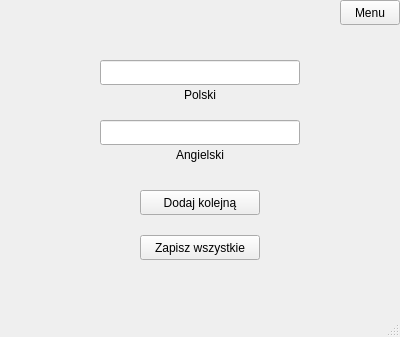
<?xml version="1.0" encoding="UTF-8"?>
<ui version="4.0">
 <class>MainWindow</class>
 <widget class="QMainWindow" name="MainWindow">
  <property name="geometry">
   <rect>
    <x>0</x>
    <y>0</y>
    <width>400</width>
    <height>337</height>
   </rect>
  </property>
  <property name="windowTitle">
   <string>Fiszki</string>
  </property>
  <widget class="QWidget" name="centralWidget">
   <widget class="QStackedWidget" name="stackedWidget">
    <property name="geometry">
     <rect>
      <x>0</x>
      <y>0</y>
      <width>400</width>
      <height>300</height>
     </rect>
    </property>
    <property name="currentIndex">
     <number>1</number>
    </property>
    <widget class="QWidget" name="Menu">
     <widget class="QPushButton" name="addFC_B">
      <property name="geometry">
       <rect>
        <x>25</x>
        <y>100</y>
        <width>150</width>
        <height>50</height>
       </rect>
      </property>
      <property name="text">
       <string>Dodaj fiszkę</string>
      </property>
     </widget>
     <widget class="QPushButton" name="startLearning_B">
      <property name="geometry">
       <rect>
        <x>225</x>
        <y>100</y>
        <width>150</width>
        <height>50</height>
       </rect>
      </property>
      <property name="text">
       <string>Rozpocznij naukę</string>
      </property>
     </widget>
    </widget>
    <widget class="QWidget" name="addFCC">
     <widget class="QPushButton" name="menu">
      <property name="geometry">
       <rect>
        <x>340</x>
        <y>0</y>
        <width>60</width>
        <height>25</height>
       </rect>
      </property>
      <property name="text">
       <string>Menu</string>
      </property>
     </widget>
     <widget class="QLabel" name="polish_T">
      <property name="geometry">
       <rect>
        <x>160</x>
        <y>85</y>
        <width>80</width>
        <height>20</height>
       </rect>
      </property>
      <property name="layoutDirection">
       <enum>Qt::LeftToRight</enum>
      </property>
      <property name="text">
       <string>Polski</string>
      </property>
      <property name="alignment">
       <set>Qt::AlignCenter</set>
      </property>
     </widget>
     <widget class="QLabel" name="english_T">
      <property name="geometry">
       <rect>
        <x>160</x>
        <y>145</y>
        <width>80</width>
        <height>20</height>
       </rect>
      </property>
      <property name="text">
       <string>Angielski</string>
      </property>
      <property name="alignment">
       <set>Qt::AlignCenter</set>
      </property>
     </widget>
     <widget class="QLineEdit" name="polishI">
      <property name="geometry">
       <rect>
        <x>100</x>
        <y>60</y>
        <width>200</width>
        <height>25</height>
       </rect>
      </property>
     </widget>
     <widget class="QLineEdit" name="englishI">
      <property name="geometry">
       <rect>
        <x>100</x>
        <y>120</y>
        <width>200</width>
        <height>25</height>
       </rect>
      </property>
     </widget>
     <widget class="QPushButton" name="addNext_B">
      <property name="geometry">
       <rect>
        <x>140</x>
        <y>190</y>
        <width>120</width>
        <height>25</height>
       </rect>
      </property>
      <property name="text">
       <string>Dodaj kolejną</string>
      </property>
     </widget>
     <widget class="QPushButton" name="saveAll_B">
      <property name="geometry">
       <rect>
        <x>140</x>
        <y>235</y>
        <width>120</width>
        <height>25</height>
       </rect>
      </property>
      <property name="text">
       <string>Zapisz wszystkie</string>
      </property>
     </widget>
    </widget>
    <widget class="QWidget" name="learningMode">
     <widget class="QPushButton" name="menu_2">
      <property name="geometry">
       <rect>
        <x>340</x>
        <y>0</y>
        <width>60</width>
        <height>25</height>
       </rect>
      </property>
      <property name="text">
       <string>Menu</string>
      </property>
     </widget>
     <widget class="QPushButton" name="plEngB">
      <property name="geometry">
       <rect>
        <x>100</x>
        <y>100</y>
        <width>200</width>
        <height>50</height>
       </rect>
      </property>
      <property name="text">
       <string>polski-&gt;angielski</string>
      </property>
     </widget>
     <widget class="QPushButton" name="engPlB">
      <property name="geometry">
       <rect>
        <x>100</x>
        <y>175</y>
        <width>200</width>
        <height>50</height>
       </rect>
      </property>
      <property name="text">
       <string>angielski-&gt;polski</string>
      </property>
     </widget>
     <widget class="QLabel" name="label">
      <property name="geometry">
       <rect>
        <x>100</x>
        <y>40</y>
        <width>200</width>
        <height>50</height>
       </rect>
      </property>
      <property name="font">
       <font>
        <pointsize>13</pointsize>
       </font>
      </property>
      <property name="text">
       <string>Wybierz tryb nauki</string>
      </property>
      <property name="alignment">
       <set>Qt::AlignCenter</set>
      </property>
     </widget>
    </widget>
    <widget class="QWidget" name="collections">
     <widget class="QPushButton" name="menu_3">
      <property name="geometry">
       <rect>
        <x>340</x>
        <y>0</y>
        <width>60</width>
        <height>25</height>
       </rect>
      </property>
      <property name="text">
       <string>Menu</string>
      </property>
     </widget>
     <widget class="QPushButton" name="addAllFC">
      <property name="geometry">
       <rect>
        <x>220</x>
        <y>250</y>
        <width>160</width>
        <height>25</height>
       </rect>
      </property>
      <property name="text">
       <string>Zapisz</string>
      </property>
     </widget>
     <widget class="QPushButton" name="addNewCollection">
      <property name="geometry">
       <rect>
        <x>20</x>
        <y>250</y>
        <width>161</width>
        <height>25</height>
       </rect>
      </property>
      <property name="text">
       <string>Dodaj nową kolekcję</string>
      </property>
     </widget>
     <widget class="QListWidget" name="listWidget">
      <property name="geometry">
       <rect>
        <x>20</x>
        <y>30</y>
        <width>360</width>
        <height>201</height>
       </rect>
      </property>
      <property name="modelColumn">
       <number>0</number>
      </property>
      <property name="currentRow">
       <number>-1</number>
      </property>
     </widget>
    </widget>
    <widget class="QWidget" name="addNewCollection_2">
     <widget class="QLineEdit" name="newCollectionName">
      <property name="geometry">
       <rect>
        <x>100</x>
        <y>110</y>
        <width>200</width>
        <height>25</height>
       </rect>
      </property>
     </widget>
     <widget class="QLabel" name="Nazwa">
      <property name="geometry">
       <rect>
        <x>100</x>
        <y>137</y>
        <width>200</width>
        <height>17</height>
       </rect>
      </property>
      <property name="font">
       <font>
        <pointsize>12</pointsize>
       </font>
      </property>
      <property name="text">
       <string>Nazwa</string>
      </property>
      <property name="alignment">
       <set>Qt::AlignCenter</set>
      </property>
     </widget>
     <widget class="QPushButton" name="AddCollection">
      <property name="geometry">
       <rect>
        <x>100</x>
        <y>180</y>
        <width>200</width>
        <height>30</height>
       </rect>
      </property>
      <property name="text">
       <string>Dodaj</string>
      </property>
     </widget>
     <widget class="QPushButton" name="menu_5">
      <property name="geometry">
       <rect>
        <x>340</x>
        <y>0</y>
        <width>60</width>
        <height>25</height>
       </rect>
      </property>
      <property name="text">
       <string>Menu</string>
      </property>
     </widget>
    </widget>
    <widget class="QWidget" name="learnignCollection">
     <widget class="QPushButton" name="menu_4">
      <property name="geometry">
       <rect>
        <x>340</x>
        <y>5</y>
        <width>60</width>
        <height>25</height>
       </rect>
      </property>
      <property name="text">
       <string>Menu</string>
      </property>
     </widget>
     <widget class="QListWidget" name="selectCollectionList">
      <property name="geometry">
       <rect>
        <x>20</x>
        <y>45</y>
        <width>360</width>
        <height>220</height>
       </rect>
      </property>
      <property name="modelColumn">
       <number>0</number>
      </property>
      <property name="currentRow">
       <number>-1</number>
      </property>
     </widget>
     <widget class="QPushButton" name="selectCollectionB">
      <property name="geometry">
       <rect>
        <x>290</x>
        <y>270</y>
        <width>90</width>
        <height>25</height>
       </rect>
      </property>
      <property name="text">
       <string>Wybierz</string>
      </property>
     </widget>
    </widget>
    <widget class="QWidget" name="learningPage">
     <widget class="QPushButton" name="menu_6">
      <property name="geometry">
       <rect>
        <x>340</x>
        <y>5</y>
        <width>60</width>
        <height>25</height>
       </rect>
      </property>
      <property name="text">
       <string>Menu</string>
      </property>
     </widget>
    </widget>
   </widget>
  </widget>
  <widget class="QMenuBar" name="menuBar">
   <property name="geometry">
    <rect>
     <x>0</x>
     <y>0</y>
     <width>400</width>
     <height>22</height>
    </rect>
   </property>
  </widget>
  <widget class="QStatusBar" name="statusBar"/>
 </widget>
 <layoutdefault spacing="6" margin="11"/>
 <resources/>
 <connections/>
</ui>
